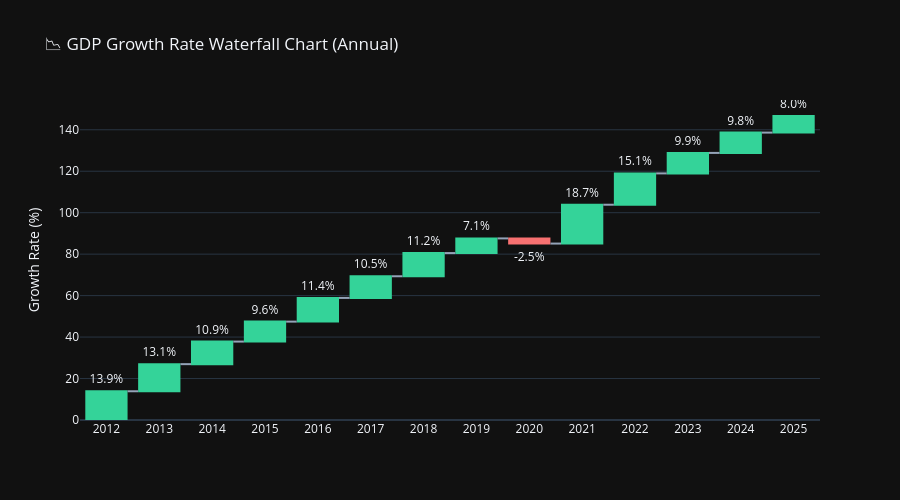

Notebook code cell kept with this figure:
### Code cell
gdp_gr_w = df_rate[(df_rate['indicator'] == 'GDP Growth Rate') &
                   (df_rate['frequency'] == 'Annual') &
                   (df_rate['base_year'] == '2011-12')]
gdp_gr_w = gdp_gr_w.groupby('year_int')['current_price'].mean().reset_index().sort_values('year_int')

measure = ['relative'] * len(gdp_gr_w)
clr_wf = ['#34d399' if v >= 0 else '#f87171' for v in gdp_gr_w['current_price']]

fig = go.Figure(go.Waterfall(
    x=gdp_gr_w['year_int'].astype(str),
    y=gdp_gr_w['current_price'],
    measure=measure,
    connector=dict(line=dict(color='#94a3b8')),
    decreasing=dict(marker=dict(color='#f87171')),
    increasing=dict(marker=dict(color='#34d399')),
    totals=dict(marker=dict(color='#facc15')),
    text=[f'{v:.1f}%' for v in gdp_gr_w['current_price']],
    textposition='outside'
))
fig.update_layout(
    title='📉 GDP Growth Rate Waterfall Chart (Annual)',
    yaxis_title='Growth Rate (%)',
    template='plotly_dark',
    height=500
)
fig.show()
fig.write_html('plotly_waterfall.html')

### Figure 1 — Plotly figure (JSON) as saved in the notebook; plotly's stock layout.template omitted (floating-point values rounded to 4 significant figures)
{"data": [{"connector": {"line": {"color": "#94a3b8"}}, "decreasing": {"marker": {"color": "#f87171"}}, "increasing": {"marker": {"color": "#34d399"}}, "measure": ["relative", "relative", "relative", "relative", "relative", "relative", "relative", "relative", "relative", "relative", "relative", "relative", "relative", "relative"], "text": ["13.9%", "13.1%", "10.9%", "9.6%", "11.4%", "10.5%", "11.2%", "7.1%", "-2.5%", "18.7%", "15.1%", "9.9%", "9.8%", "8.0%"], "textposition": "outside", "totals": {"marker": {"color": "#facc15"}}, "type": "waterfall", "x": ["2012", "2013", "2014", "2015", "2016", "2017", "2018", "2019", "2020", "2021", "2022", "2023", "2024", "2025"], "y": [13.86, 13.08, 10.89, 9.628, 11.43, 10.45, 11.18, 7.073, -2.49, 18.74, 15.1, 9.886, 9.802, 8.001]}], "layout": {"height": 500, "title": {"text": "📉 GDP Growth Rate Waterfall Chart (Annual)"}, "yaxis": {"title": {"text": "Growth Rate (%)"}}}}
